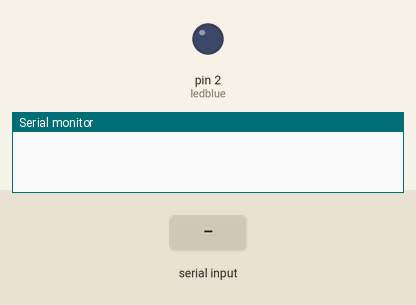
Simulated run of this sketch. Board: Arduino Uno, built with avr-gcc and run on an emulated ATmega328P. On the bench: output pins drawn as LEDs (lit = HIGH), the last lines printed to the serial monitor. Inputs (shaded band) come from the test bench.

Above: at 1.5 s.
1.6 s: "2on" received over Serial
At 3.2 s:
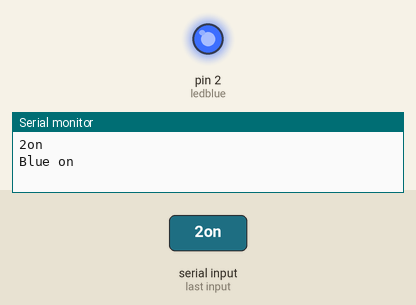
3.5 s: "2off" received over Serial
At 4.9 s:
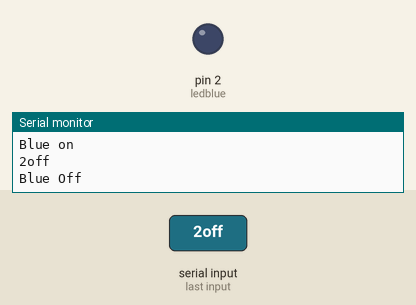
Timing chart, 0 to 6.5 s (numbered marks = the images above; inputs shaded):
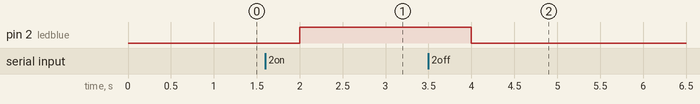

The sketch:

Bluetooth.ino
```cpp
int ledblue = 2;

int tx = 1;
int rx = 0;
char inSerial[15];


void setup() {
  Serial.begin(9600);
  pinMode(ledblue, OUTPUT);

  pinMode(tx, OUTPUT);
  pinMode(rx, INPUT);
  allpinslow();
}

void loop() {
  int i = 0;
  int m = 0;
  delay(500);
  if (Serial.available() > 0) {
    while (Serial.available() > 0) {
      inSerial[i] = Serial.read();
      i++;
    }
    inSerial[i] = '\0';
    Check_Protocol(inSerial);
  }
}
void allpinslow()
{
  digitalWrite(ledblue, HIGH);
  digitalWrite(ledblue, LOW);
}
void Check_Protocol(char inStr[]) {
  int i = 0;
  int m = 0;
  Serial.println(inStr);
  if (!strcmp(inStr, "2off")) { //Led Off
    allpinslow();
    digitalWrite(ledblue, LOW);
    Serial.println("Blue Off");
    for (m = 0; m < 11; m++) {;
      inStr[m] = 0;
    }
    i = 0;
  }
  if (!strcmp(inStr, "2on")) { //Led on
    allpinslow();
    digitalWrite(ledblue, HIGH);
    Serial.println("Blue on");
    for (m = 0; m < 11; m++) {
      inStr[m] = 0;
    }
    i = 0;
  }
  else {
    for (m = 0; m < 11; m++) {
      inStr[m] = 0;
    }
    i = 0;

  }
}
```

Measured:
- after the input at 1.6 s, pin 2 (ledblue): LOW → HIGH after 0.40 s
- after the input at 3.5 s, pin 2 (ledblue): HIGH → LOW after 0.50 s
